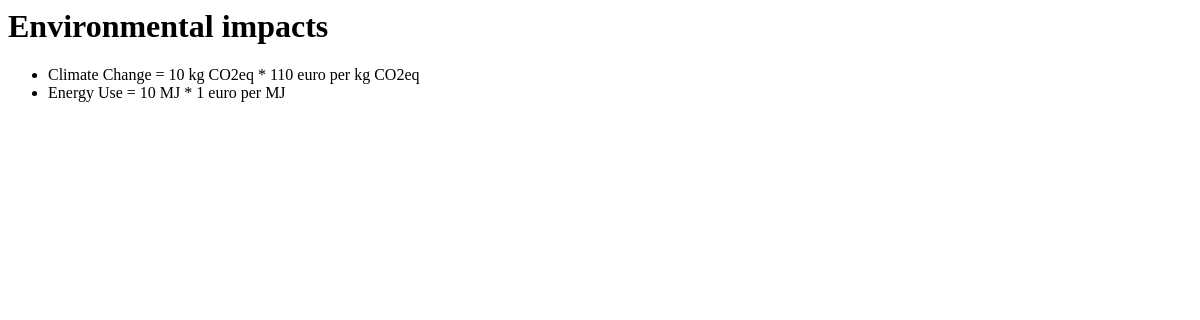
The app's page /co2/1/, older data.
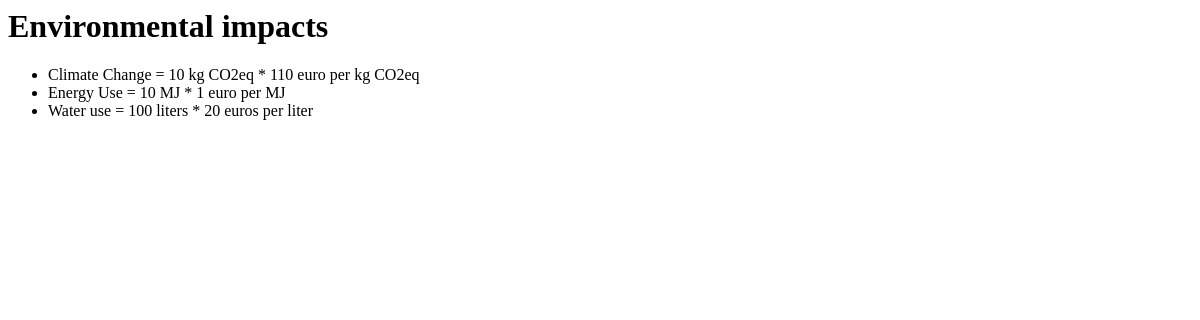
The same page, newer data.
### co2/models.py (models this page shows, shortened)
class Impact(models.Model):
    capital = models.ForeignKey(Capital, on_delete=models.CASCADE)
    footprint = models.CharField(max_length=100)
    impact_title = models.CharField(max_length=200)
    valuation = models.CharField(max_length=100)

### co2/views.py (the view)
# urls.py: url(r'^(?P<capital_id>[0-9]+)/$', views.detail, name='detail'),
def detail(request, capital_id):
    try:
        capital = Capital.objects.get(pk=capital_id)
    except Capital.DoesNotExist:
        raise Http404("This Capital does not exist")
    return render(request, 'co2/detail.html', {'capital': capital})

### co2/templates/co2/detail.html
<h1>{{ capital.capital_title }}</h1>
<ul>
    {% for impact in capital.impact_set.all %}
    <li>{{ impact.impact_title }} = {{ impact.footprint }} * {{ impact.valuation }}</li>
    {% endfor %}
</ul>

Row changes from the older to the newer data that the page shows:
added Impact: impact_title "Water use", footprint "100 liters", valuation "20 euros per liter"
